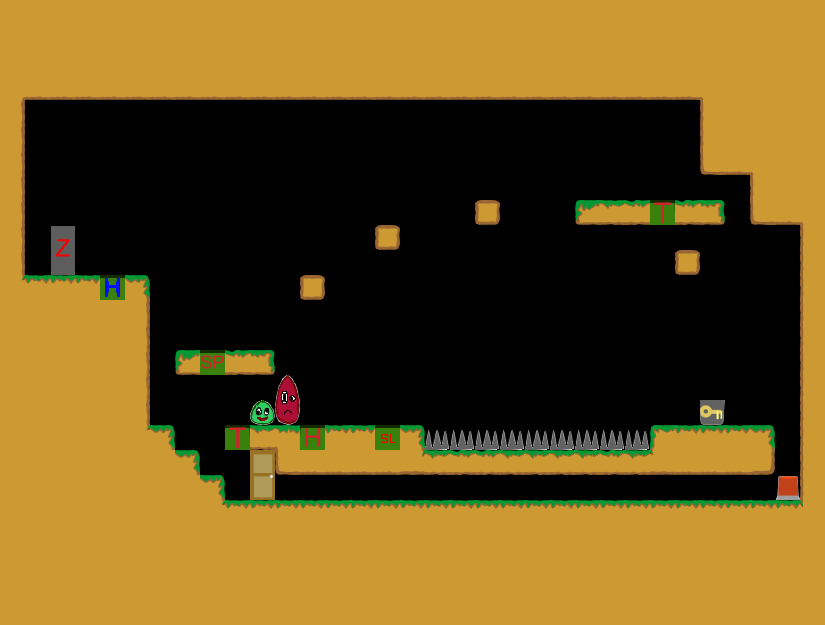

The image is a tile-based game level rendered from a .tmx file. Its description and source (layers, tilesets, objects; grid data summarised) follow:
An orthogonal 33x25 tile map with 25x25 px tiles, 1 tile layer (Kachelebene 1).

<map version="1.0" orientation="orthogonal" width="33" height="25" tilewidth="25" tileheight="25">
 <tileset firstgid="1" name="Tileset" tilewidth="25" tileheight="25">
  <image source="../../../img/Tileset.png" width="400" height="250" />
 </tileset>
 <layer name="Kachelebene 1" width="33" height="25">
  <data>[825 cells, 461 non-empty, 36 distinct tile ids]</data>
 </layer>
</map>
